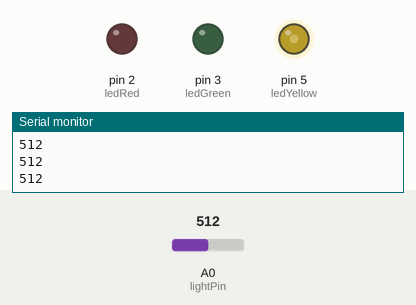
This sketch was run on a simulated Arduino Uno, built with avr-gcc and run on an emulated ATmega328P. Parts: output pins drawn as LEDs (lit = HIGH), the last lines printed to the serial monitor. The inputs (shaded band) are chosen by the test bench; at power-on: A0 (lightPin) = 512.

Above: at 1.2 s.
1.3 s: A0 (lightPin) set to 593
2.9 s: A0 (lightPin) set to 610
At 4.3 s:
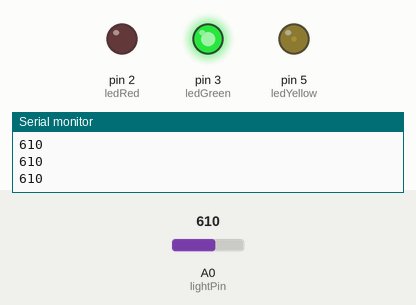
4.7 s: A0 (lightPin) set to 122
At 6.2 s:
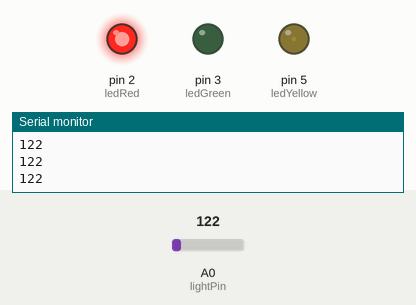
6.5 s: A0 (lightPin) set to 284
8.0 s: A0 (lightPin) set to 313
At 9.4 s:
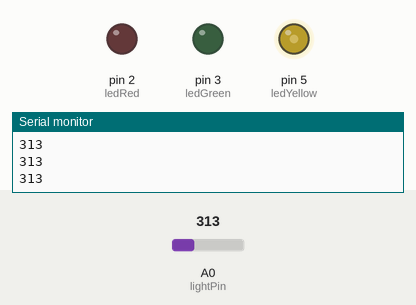
9.7 s: A0 (lightPin) set to 0
At 10.4 s:
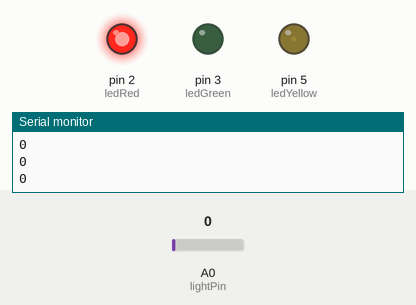
Timing chart, 0 to 12.5 s (numbered marks = the images above; inputs shaded):
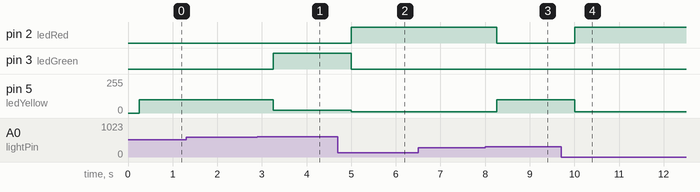

Measured:
- the behaviour switches between 600 and 601 on A0 (lightPin) (found by bisection; images 0 and 1)
- the behaviour switches between 299 and 300 on A0 (lightPin) (found by bisection; images 2 and 3)
- after the input at 2.9 s, pin 3 (ledGreen): LOW → HIGH after 0.35 s; pin 5 (ledYellow): 100/255 → 20/255 after 0.35 s
- after the input at 4.7 s, pin 2 (ledRed): LOW → HIGH after 0.31 s; pin 3 (ledGreen): HIGH → LOW after 0.31 s; pin 5 (ledYellow): 20/255 → 10/255 after 0.31 s
- after the input at 8.0 s, pin 2 (ledRed): HIGH → LOW after 0.26 s; pin 5 (ledYellow): 10/255 → 100/255 after 0.26 s
- after the input at 9.7 s, pin 2 (ledRed): LOW → HIGH after 0.31 s; pin 5 (ledYellow): 100/255 → 10/255 after 0.31 s

The sketch:

photoresistors1.ino
```cpp
int lightPin=A0;
int lightVal;
int ledGreen=3;
int ledRed=2;
int ledYellow=5;
int t=250;
int lightHIGH=600;
int lightLOW=300;


void setup() {
  pinMode(lightPin,INPUT);
  pinMode(ledGreen,OUTPUT);
  pinMode(ledRed,OUTPUT);
  pinMode(ledYellow,OUTPUT);
  Serial.begin(9600);
}

void loop() {
  lightVal=analogRead(lightPin);
  Serial.println(lightVal);
  delay(t);

  if (lightVal > lightHIGH)
  {
    digitalWrite(ledGreen,HIGH);
    digitalWrite(ledRed,LOW);
    analogWrite(ledYellow,20);
  }
  else if (lightVal < lightLOW)
  {
    digitalWrite(ledGreen,LOW);
    digitalWrite(ledRed,HIGH);
    analogWrite(ledYellow,10);
  }
  else
  {
    digitalWrite(ledGreen,LOW);
    digitalWrite(ledRed,LOW);
    analogWrite(ledYellow,100);
  }
}

// The current goes down as the resistance goes up.
// So, as light goes up, resistance goes down and the numbers (current) go up.
```
